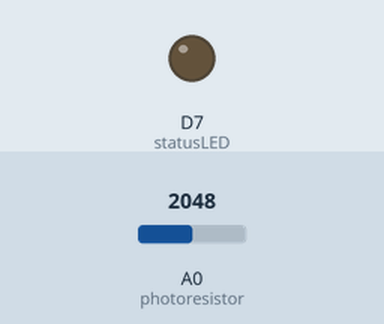
The sketch below on a simulated Particle Photon. Parts: output pins drawn as LEDs (lit = HIGH). Inputs (shaded band) come from the test bench; at power-on: A0 (photoresistor) = 2048. Pins used as bus, display or sensor lines are not drawn.

Above: at 1.2 s.
1.3 s: A0 (photoresistor) set to 3462
2.8 s: A0 (photoresistor) set to 3557
At 3.6 s:
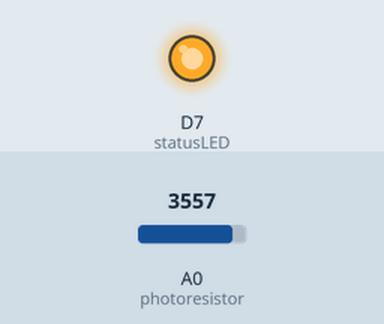
4.3 s: A0 (photoresistor) set to 2940
5.8 s: A0 (photoresistor) set to 2837
At 7.0 s:
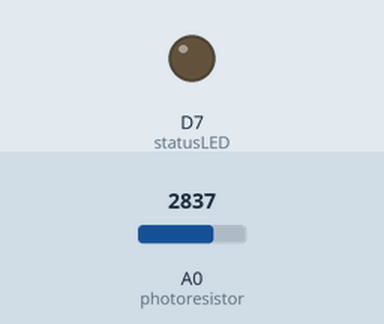
7.3 s: A0 (photoresistor) set to 3540
At 8.1 s:
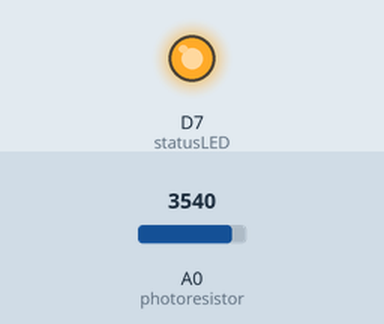
Timing chart, 0 to 9.8 s (numbered marks = the images above; inputs shaded):
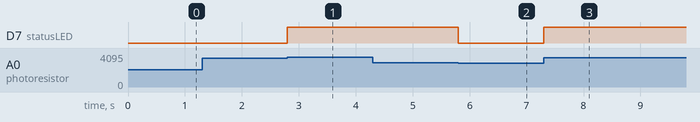

Measured:
- the behaviour switches between 3500 and 3501 on A0 (photoresistor) (found by bisection; images 0 and 1)
- the behaviour switches between 2900 and 2899 on A0 (photoresistor) (found by bisection; images 1 and 2)
- after the input at 1.3 s, every drawn part: stays the same
- after the input at 2.8 s, D7 (statusLED): LOW → HIGH at once
- after the input at 4.3 s, every drawn part: stays the same
- after the input at 5.8 s, D7 (statusLED): HIGH → LOW at once
- after the input at 7.3 s, D7 (statusLED): LOW → HIGH at once

The sketch:

WCState.ino
```cpp
// Bathroom Status Notifier Firmware
// Author: Vatsaev Aslan (@avatsaev)
// Firmware Version: 0.1
// Build: 1


//This firmware is burned directly into the Photon Board, allows it sur read the sensors, update states, and send events to the cloud.

/*
–-----------Event list categorised by prefix---------------------

[bathroom]:
    bathroom-light-status : is fired when sensor detects that the light has been on for more than 15 minutes
        data: 0/1 : 0 for off, 1 for on


–-----------Cloud variables list---------------------------------

light_state: INT
    0/1: 0 for off, 1 for on

------------Cloud functions list---------------------------------


-----------------------------------------------------------------
*/

//analog values for photosensor
#define LIGHT_ON_THRESHOLD 3500 //above this threshold light is considered as ON
#define LIGHT_OFF_THRESHOLD 2900 //below this threshold light is considered as OFF

char publishString[40];
int photoresistor = A0; // Photoresistor Input
int statusLED = D7;
int power = A1; // Supplies power to the Photoresistor
int analogvalue; // Reads analogic value from the Photoresistor
int light_state = 0; // Current bathroom light state


// Pre-define ISR callback functions
void notify(void);
void init(void);
void setLightStatus(int);

// Next we go into the setup function.

void setup() {


    // First, declare all of our pins. This lets our device know which ones will be used for outputting voltage, and which ones will read incoming voltage.


    pinMode(power,OUTPUT); // The pin powering the photoresistor is output (sending out consistent power)
    pinMode(statusLED, OUTPUT);

    //Serial.begin(9600);

    // Next, write the power of the photoresistor to be the maximum possible, so that we can use this for power.
    digitalWrite(power,HIGH);

    init();

    Spark.variable("light_state", light_state);

}

void loop() {

    // check to see what the value of the photoresistor is and store it in the int variable analogvalue
    analogvalue = analogRead(photoresistor);

    if(analogvalue > LIGHT_ON_THRESHOLD && light_state != 1){
        setLightStatus(1);
        //sprintf(publishString, "Turn off the lights (light sensor reading: %d)", light_state);
        //Spark.publish("bathroom-light-status", publishString);

    }

    if(analogvalue < LIGHT_OFF_THRESHOLD && light_state != 0){
        setLightStatus(0);
        //timer1.end();
    }

    //Serial.printf("analog: %d\n", analogvalue);
}

void setLightStatus(int status){

  if(status){
    light_state = 1;
    digitalWrite(statusLED, HIGH);
  }else{
    light_state = 0;
    digitalWrite(statusLED, LOW);
  }

  Spark.variable("light_state", light_state);

  notify();


}

void init(){
    analogvalue = analogRead(photoresistor);
    if(analogvalue > LIGHT_ON_THRESHOLD) setLightStatus(1);
    if(analogvalue < LIGHT_OFF_THRESHOLD) setLightStatus(0);
}

void notify(){
    sprintf(publishString, "%d", light_state);
    Particle.publish("light_state_changed", publishString);
}
```
